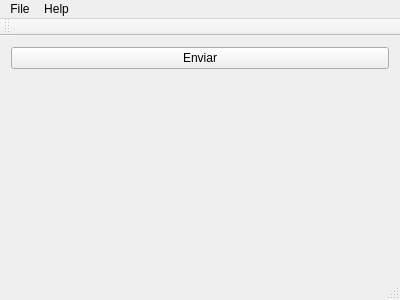
<?xml version="1.0" encoding="UTF-8"?>
<ui version="4.0">
 <class>Interfaz</class>
 <widget class="QMainWindow" name="Interfaz">
  <property name="geometry">
   <rect>
    <x>0</x>
    <y>0</y>
    <width>400</width>
    <height>300</height>
   </rect>
  </property>
  <property name="windowTitle">
   <string>Interfaz</string>
  </property>
  <widget class="QWidget" name="centralWidget">
   <layout class="QGridLayout" name="gridLayout">
    <item row="0" column="0">
     <widget class="QPushButton" name="btn_enviar">
      <property name="text">
       <string>Enviar</string>
      </property>
     </widget>
    </item>
    <item row="1" column="0">
     <widget class="QLabel" name="l_texto">
      <property name="text">
       <string/>
      </property>
     </widget>
    </item>
   </layout>
  </widget>
  <widget class="QMenuBar" name="menuBar">
   <property name="geometry">
    <rect>
     <x>0</x>
     <y>0</y>
     <width>400</width>
     <height>26</height>
    </rect>
   </property>
   <widget class="QMenu" name="menuFile">
    <property name="title">
     <string>File</string>
    </property>
    <addaction name="actionSave"/>
    <addaction name="actionClose"/>
   </widget>
   <widget class="QMenu" name="menuHelp">
    <property name="title">
     <string>Help</string>
    </property>
   </widget>
   <addaction name="menuFile"/>
   <addaction name="menuHelp"/>
  </widget>
  <widget class="QToolBar" name="mainToolBar">
   <attribute name="toolBarArea">
    <enum>TopToolBarArea</enum>
   </attribute>
   <attribute name="toolBarBreak">
    <bool>false</bool>
   </attribute>
  </widget>
  <widget class="QStatusBar" name="statusBar"/>
  <action name="actionSave">
   <property name="text">
    <string>Save</string>
   </property>
  </action>
  <action name="actionClose">
   <property name="text">
    <string>Close</string>
   </property>
  </action>
  <action name="actionAbout">
   <property name="text">
    <string>About</string>
   </property>
  </action>
 </widget>
 <layoutdefault spacing="6" margin="11"/>
 <resources/>
 <connections/>
</ui>
